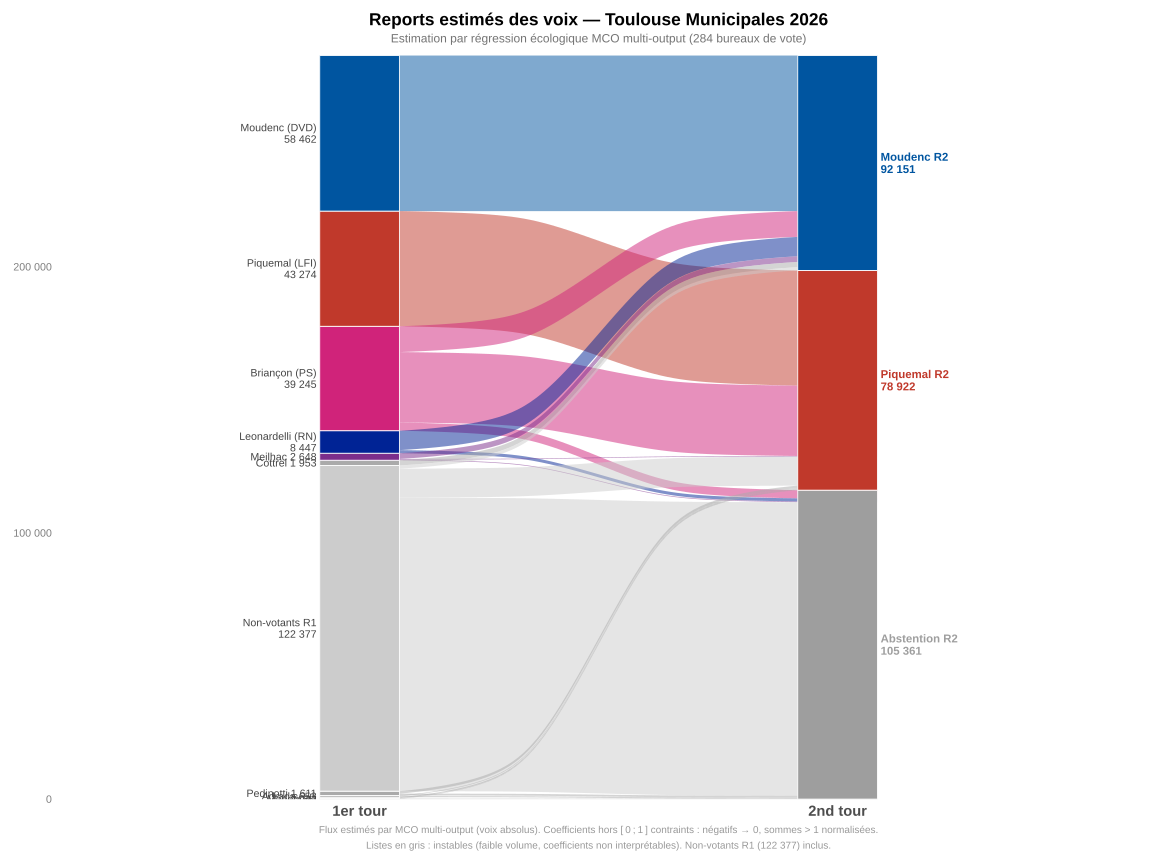

R code for this plot:
#!/usr/bin/env Rscript
# sankey-report.R
# Diagramme de Sankey des reports de voix entre les deux tours
# Toulouse Municipales 2026 — estimation MCO multi-output (284 bureaux)
#
# Usage : Rscript notes/sankey-report.R   (depuis la racine du dépôt)
#         Rscript sankey-report.R         (depuis notes/)
# Output: notes/sankey-report.svg

# ── Dépendances ───────────────────────────────────────────────────────────────
for (pkg in c("ggalluvial", "svglite")) {
  if (!requireNamespace(pkg, quietly = TRUE))
    install.packages(pkg, repos = "https://cloud.r-project.org")
}

suppressPackageStartupMessages({
  library(ggplot2)
  library(ggalluvial)
  library(svglite)
})

# ── Chemins ───────────────────────────────────────────────────────────────────
args <- commandArgs(trailingOnly = FALSE)
script_idx <- grep("--file=", args)
if (length(script_idx)) {
  script_dir <- dirname(normalizePath(sub("--file=", "", args[script_idx])))
} else {
  script_dir <- getwd()  # fallback RStudio : lancer depuis notes/
}
out_svg <- file.path(script_dir, "sankey-report.svg")

# ── 1. Données (totaux R1 + coefficients MCO) ────────────────────────────────
# Totaux R1 calculés depuis data.json (python3 -c "..." ou cf. adoc §9.1)
# Inscrits : 281 354 | Votants R1 : 158 977
# [beta_Moudenc, beta_Piquemal, beta_Abstention] — modèle multi-output en
# volumes absolus, estimé par numpy.linalg.lstsq sans constante
listes <- data.frame(
  nom     = c(
    "Briançon (PS)", "Scalli", "Adrada", "Menéndez", "Moudenc (DVD)",
    "Leonardelli (RN)", "Cottrel", "Meilhac", "Piquemal (LFI)", "Pedinotti",
    "Non-votants R1"
  ),
  votes   = c(39245, 438, 653, 290, 58462, 8447, 1953, 2648, 43274, 1611, 122377),
  bm      = c( 0.247, -0.640, -0.110, -0.960,  1.190,  1.120,  1.500,  0.810, -0.040, -0.100,  0.010),
  bp      = c( 0.674,  1.370,  0.360,  0.850, -0.070, -0.260, -0.050,  0.090,  1.060,  0.760,  0.090),
  ba      = c(-0.010,  0.190,  0.080,  0.700, -0.120,  0.160, -0.390,  0.050, -0.030,  0.560,  0.910),
  stable  = c(TRUE, FALSE, FALSE, FALSE, TRUE, TRUE, FALSE, TRUE, TRUE, FALSE, TRUE),
  couleur = c(
    "#d0237a",  # Briançon — PS
    "#aaaaaa",  # Scalli   — instable
    "#aaaaaa",  # Adrada   — instable
    "#aaaaaa",  # Menéndez — instable
    "#0055a0",  # Moudenc  — DVD
    "#002395",  # Leonardelli — RN
    "#aaaaaa",  # Cottrel  — instable
    "#7b2d8b",  # Meilhac
    "#c0392b",  # Piquemal — LFI
    "#aaaaaa",  # Pedinotti — instable
    "#cccccc"   # Non-votants R1
  ),
  stringsAsFactors = FALSE
)

# ── 3. Calcul des flux (contrainte [0, 1] + normalisation) ───────────────────
# Coefficients hors [0,1] → contraints pour rendre les flux représentables :
#   - valeurs négatives : ramenées à 0
#   - somme > 1         : normalisée à 1
#   - résidu (somme < 1): affecté à l'abstention
compute_flows <- function(bm, bp, ba, votes) {
  m <- max(0, min(1, bm))
  p <- max(0, min(1, bp))
  a <- max(0, min(1, ba))
  s <- m + p + a
  if (s > 1) { m <- m / s; p <- p / s; a <- a / s }
  else        { a <- max(a, 1 - m - p) }
  round(c(Moudenc = m, Piquemal = p, Abstention = a) * votes)
}

flux <- t(mapply(compute_flows, listes$bm, listes$bp, listes$ba, listes$votes))

# ── 4. Format long pour ggalluvial ───────────────────────────────────────────
dests <- c("Moudenc R2", "Piquemal R2", "Abstention R2")

df <- do.call(rbind, lapply(seq_len(nrow(listes)), function(i) {
  data.frame(
    source  = listes$nom[i],
    target  = dests,
    voix    = as.numeric(flux[i, ]),
    couleur = listes$couleur[i],
    stringsAsFactors = FALSE
  )
}))
df <- df[df$voix > 0, ]

# ggalluvial place le PREMIER niveau en HAUT du graphique.
# Ordre voulu (haut → bas) : Moudenc, Piquemal, Briançon, Leonardelli,
#                             petites listes, Non-votants
ordre_src <- c(
  "Moudenc (DVD)",                          # haut
  "Piquemal (LFI)",
  "Briançon (PS)",
  "Leonardelli (RN)",
  "Meilhac",
  "Cottrel",
  "Non-votants R1",
  "Pedinotti", "Adrada", "Scalli", "Menéndez"  # bas
)
df$source <- factor(df$source, levels = ordre_src)
df$target <- factor(df$target, levels = dests)  # Moudenc R2 en haut, Abstention en bas

# ── 5. Lookups de voix officielles (étiquettes gauche et droite) ─────────────
voix_r1 <- setNames(listes$votes, listes$nom)


# Votants R2 : 175 994 | Exprimés R2 : 171 073 | Inscrits : 281 355
voix_r2 <- c(
  "Moudenc R2"    = 92151,
  "Piquemal R2"   = 78922,
  "Abstention R2" = 105361   # inscrits − votants R2
)

# ── 6. Couleurs ───────────────────────────────────────────────────────────────
couleurs_src    <- setNames(listes$couleur, listes$nom)
couleurs_target <- c(
  "Moudenc R2"    = "#0055a0",
  "Piquemal R2"   = "#c0392b",
  "Abstention R2" = "#9e9e9e"
)
all_couleurs <- c(couleurs_src, couleurs_target)

# ── 6. Graphique ──────────────────────────────────────────────────────────────
fmt <- function(x) format(round(x), big.mark = "\u00a0", scientific = FALSE, trim = TRUE)

p <- ggplot(df, aes(y = voix, axis1 = source, axis2 = target)) +

  # Rubans
  geom_alluvium(
    aes(fill = source),
    alpha    = 0.5,
    width    = 1 / 6,
    knot.pos = 0.35
  ) +

  # Rectangles des strates
  geom_stratum(
    aes(fill = after_stat(stratum)),
    width     = 1 / 6,
    color     = "white",
    linewidth = 0.3
  ) +

  # Étiquettes gauche (axis1 = source) : nom + voix sur deux lignes
  geom_text(
    stat    = "stratum",
    aes(label = ifelse(
      as.integer(after_stat(x)) == 1L,
      {
        v <- voix_r1[as.character(after_stat(stratum))]
        f <- format(v, big.mark = "\u00a0", scientific = FALSE, trim = TRUE)
        ifelse(v >= 8000,
          paste0(after_stat(stratum), "\n", f),          # 2 lignes
          ifelse(v >= 500,
            paste0(after_stat(stratum), "  ", f),        # 1 ligne
            as.character(after_stat(stratum))            # nom seul
          )
        )
      },
      ""
    )),
    hjust      = 1,
    nudge_x    = -0.09,
    size       = 2.8,
    lineheight = 0.9,
    color      = "#444444"
  ) +

  # Étiquettes droite (axis2 = target) : nom + vrais résultats R2
  geom_text(
    stat     = "stratum",
    aes(
      label = ifelse(
        as.integer(after_stat(x)) == 2L,
        paste0(after_stat(stratum), "\n",
               format(voix_r2[as.character(after_stat(stratum))],
                      big.mark = "\u00a0", scientific = FALSE, trim = TRUE)),
        ""
      ),
      color = after_stat(stratum)
    ),
    hjust      = 0,
    nudge_x    = 0.09,
    size       = 3.0,
    lineheight = 0.9,
    fontface   = "bold"
  ) +

  scale_fill_manual(values = all_couleurs, guide = "none") +

  scale_color_manual(
    values = c(couleurs_target, setNames(rep("#444444", nrow(listes)), listes$nom)),
    guide  = "none"
  ) +

  scale_x_discrete(
    limits = c("source", "target"),
    labels = c("1er tour", "2nd tour"),
    expand = c(0.38, 0.25)   # espace pour les étiquettes externes
  ) +

  scale_y_continuous(labels = fmt, name = NULL, expand = c(0, 0)) +

  labs(
    title    = "Reports estimés des voix \u2014 Toulouse Municipales 2026",
    subtitle = "Estimation par r\u00e9gression \u00e9cologique MCO multi-output (284 bureaux de vote)",
    caption  = paste0(
      "Flux estim\u00e9s par MCO multi-output (voix absolus). ",
      "Coefficients hors [\u202f0\u202f;\u202f1\u202f] contraints : n\u00e9gatifs \u2192 0, sommes > 1 normalis\u00e9es.\n",
      "Listes en gris : instables (faible volume, coefficients non interpr\u00e9tables). ",
      "Non-votants R1 (122\u00a0377) inclus."
    )
  ) +

  theme_minimal(base_size = 11, base_family = "") +
  theme(
    plot.title    = element_text(face = "bold", size = 13, hjust = 0.5, margin = margin(b = 4)),
    plot.subtitle = element_text(color = "grey45", size = 9, hjust = 0.5, margin = margin(b = 8)),
    plot.caption  = element_text(color = "grey60", size = 7.5, hjust = 0.5, lineheight = 1.3),
    legend.position  = "none",
    panel.background = element_blank(),
    panel.grid       = element_blank(),
    axis.text.x      = element_text(face = "bold", size = 11),
    axis.text.y      = element_text(size = 8, color = "grey50"),
    plot.margin      = margin(10, 10, 10, 10)
  )

# ── 7. Export ─────────────────────────────────────────────────────────────────
ggsave(out_svg, plot = p, width = 12, height = 9, device = "svg")
message("Sankey export\u00e9 : ", out_svg)
